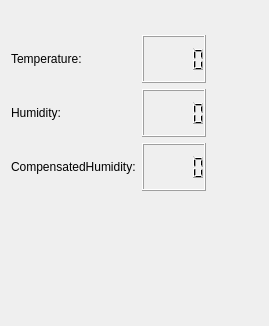
<?xml version="1.0" encoding="UTF-8"?>
<ui version="4.0">
 <class>MainBox</class>
 <widget class="QWidget" name="MainBox">
  <property name="geometry">
   <rect>
    <x>0</x>
    <y>0</y>
    <width>269</width>
    <height>326</height>
   </rect>
  </property>
  <property name="windowTitle">
   <string>Dialog</string>
  </property>
  <layout class="QHBoxLayout" name="horizontalLayout">
   <item>
    <layout class="QVBoxLayout" name="verticalLayout">
     <item>
      <widget class="SerialBox5_fix_baudrate" name="serial_widget" native="true">
       <layout class="QVBoxLayout" name="verticalLayout_2"/>
      </widget>
     </item>
     <item>
      <layout class="QGridLayout" name="gridLayout">
       <item row="0" column="1">
        <widget class="QLCDNumber" name="display_temperature">
         <property name="minimumSize">
          <size>
           <width>0</width>
           <height>48</height>
          </size>
         </property>
        </widget>
       </item>
       <item row="1" column="1">
        <widget class="QLCDNumber" name="display_humidity">
         <property name="minimumSize">
          <size>
           <width>0</width>
           <height>48</height>
          </size>
         </property>
        </widget>
       </item>
       <item row="1" column="0">
        <widget class="QLabel" name="label_press">
         <property name="sizePolicy">
          <sizepolicy hsizetype="Fixed" vsizetype="Preferred">
           <horstretch>0</horstretch>
           <verstretch>0</verstretch>
          </sizepolicy>
         </property>
         <property name="text">
          <string>Humidity:</string>
         </property>
        </widget>
       </item>
       <item row="2" column="0">
        <widget class="QLabel" name="label_atm">
         <property name="sizePolicy">
          <sizepolicy hsizetype="Fixed" vsizetype="Preferred">
           <horstretch>0</horstretch>
           <verstretch>0</verstretch>
          </sizepolicy>
         </property>
         <property name="text">
          <string>CompensatedHumidity:</string>
         </property>
        </widget>
       </item>
       <item row="2" column="1">
        <widget class="QLCDNumber" name="display_compensatedHumidity">
         <property name="minimumSize">
          <size>
           <width>0</width>
           <height>48</height>
          </size>
         </property>
        </widget>
       </item>
       <item row="0" column="0">
        <widget class="QLabel" name="label_temp">
         <property name="sizePolicy">
          <sizepolicy hsizetype="Fixed" vsizetype="Preferred">
           <horstretch>0</horstretch>
           <verstretch>0</verstretch>
          </sizepolicy>
         </property>
         <property name="text">
          <string>Temperature:</string>
         </property>
        </widget>
       </item>
      </layout>
     </item>
     <item>
      <spacer name="verticalSpacer">
       <property name="orientation">
        <enum>Qt::Vertical</enum>
       </property>
       <property name="sizeHint" stdset="0">
        <size>
         <width>20</width>
         <height>79</height>
        </size>
       </property>
      </spacer>
     </item>
    </layout>
   </item>
   <item>
    <widget class="GrapherBox" name="grapher_widget" native="true"/>
   </item>
  </layout>
 </widget>
 <customwidgets>
  <customwidget>
   <class>SerialBox5_fix_baudrate</class>
   <extends>QWidget</extends>
   <header>serialbox5_fix_baudrate.hpp</header>
   <container>1</container>
  </customwidget>
  <customwidget>
   <class>GrapherBox</class>
   <extends>QWidget</extends>
   <header>grapherbox.hpp</header>
   <container>1</container>
  </customwidget>
 </customwidgets>
 <resources/>
 <connections/>
</ui>
